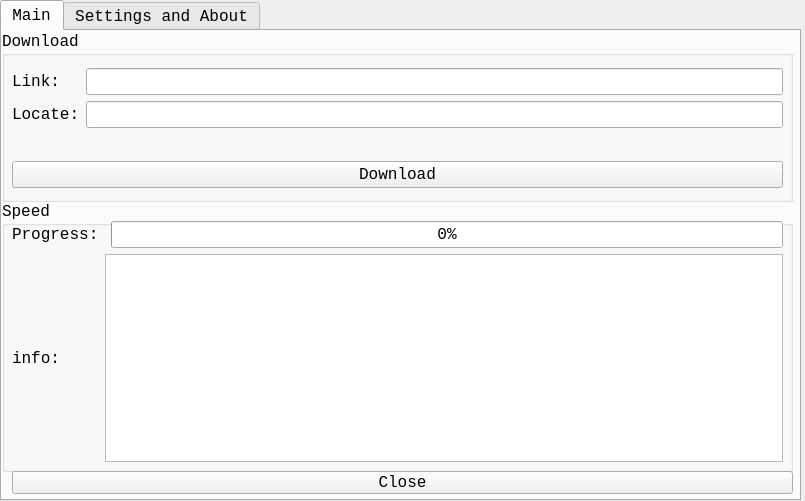
<?xml version="1.0" encoding="UTF-8"?>
<ui version="4.0">
 <class>MainWindow</class>
 <widget class="QMainWindow" name="MainWindow">
  <property name="geometry">
   <rect>
    <x>0</x>
    <y>0</y>
    <width>805</width>
    <height>501</height>
   </rect>
  </property>
  <property name="minimumSize">
   <size>
    <width>805</width>
    <height>501</height>
   </size>
  </property>
  <property name="maximumSize">
   <size>
    <width>805</width>
    <height>501</height>
   </size>
  </property>
  <property name="sizeIncrement">
   <size>
    <width>805</width>
    <height>501</height>
   </size>
  </property>
  <property name="baseSize">
   <size>
    <width>805</width>
    <height>501</height>
   </size>
  </property>
  <property name="font">
   <font>
    <family>Consolas</family>
    <pointsize>14</pointsize>
   </font>
  </property>
  <property name="windowTitle">
   <string>Downlodaer</string>
  </property>
  <property name="windowIcon">
   <iconset theme="1">
    <normaloff>C:/Users/Administrator/.designer/backup</normaloff>C:/Users/Administrator/.designer/backup</iconset>
  </property>
  <widget class="QWidget" name="centralwidget">
   <widget class="QTabWidget" name="tabWidget">
    <property name="geometry">
     <rect>
      <x>0</x>
      <y>0</y>
      <width>801</width>
      <height>501</height>
     </rect>
    </property>
    <property name="minimumSize">
     <size>
      <width>801</width>
      <height>501</height>
     </size>
    </property>
    <property name="maximumSize">
     <size>
      <width>801</width>
      <height>501</height>
     </size>
    </property>
    <property name="font">
     <font>
      <family>Consolas</family>
      <pointsize>12</pointsize>
     </font>
    </property>
    <property name="currentIndex">
     <number>0</number>
    </property>
    <widget class="QWidget" name="tab">
     <property name="cursor">
      <cursorShape>ArrowCursor</cursorShape>
     </property>
     <property name="autoFillBackground">
      <bool>false</bool>
     </property>
     <attribute name="title">
      <string>Main</string>
     </attribute>
     <widget class="QGroupBox" name="groupBox">
      <property name="geometry">
       <rect>
        <x>0</x>
        <y>0</y>
        <width>791</width>
        <height>171</height>
       </rect>
      </property>
      <property name="title">
       <string>Download</string>
      </property>
      <widget class="QWidget" name="verticalLayoutWidget_3">
       <property name="geometry">
        <rect>
         <x>10</x>
         <y>20</y>
         <width>771</width>
         <height>95</height>
        </rect>
       </property>
       <layout class="QVBoxLayout" name="verticalLayout_3">
        <item>
         <layout class="QHBoxLayout" name="horizontalLayout">
          <item>
           <layout class="QVBoxLayout" name="verticalLayout">
            <item>
             <widget class="QLabel" name="label">
              <property name="text">
               <string>Link:</string>
              </property>
             </widget>
            </item>
            <item>
             <widget class="QLabel" name="label_2">
              <property name="text">
               <string>Locate:</string>
              </property>
             </widget>
            </item>
           </layout>
          </item>
          <item>
           <layout class="QVBoxLayout" name="verticalLayout_2">
            <item>
             <widget class="QLineEdit" name="lineEdit"/>
            </item>
            <item>
             <widget class="QLineEdit" name="lineEdit_2"/>
            </item>
           </layout>
          </item>
         </layout>
        </item>
       </layout>
      </widget>
      <widget class="QPushButton" name="pushButton">
       <property name="geometry">
        <rect>
         <x>10</x>
         <y>130</y>
         <width>771</width>
         <height>27</height>
        </rect>
       </property>
       <property name="text">
        <string>Download</string>
       </property>
      </widget>
     </widget>
     <widget class="QGroupBox" name="groupBox_2">
      <property name="geometry">
       <rect>
        <x>0</x>
        <y>170</y>
        <width>791</width>
        <height>271</height>
       </rect>
      </property>
      <property name="title">
       <string>Speed</string>
      </property>
      <widget class="QWidget" name="gridLayoutWidget">
       <property name="geometry">
        <rect>
         <x>10</x>
         <y>20</y>
         <width>771</width>
         <height>241</height>
        </rect>
       </property>
       <layout class="QGridLayout" name="gridLayout">
        <item row="1" column="0">
         <widget class="QLabel" name="label_4">
          <property name="text">
           <string>info:</string>
          </property>
         </widget>
        </item>
        <item row="0" column="0">
         <widget class="QLabel" name="label_3">
          <property name="text">
           <string>Progress:</string>
          </property>
         </widget>
        </item>
        <item row="0" column="2">
         <widget class="QProgressBar" name="progressBar">
          <property name="palette">
           <palette>
            <active>
             <colorrole role="WindowText">
              <brush brushstyle="SolidPattern">
               <color alpha="255">
                <red>85</red>
                <green>0</green>
                <blue>255</blue>
               </color>
              </brush>
             </colorrole>
             <colorrole role="Button">
              <brush brushstyle="SolidPattern">
               <color alpha="255">
                <red>170</red>
                <green>170</green>
                <blue>0</blue>
               </color>
              </brush>
             </colorrole>
             <colorrole role="Light">
              <brush brushstyle="SolidPattern">
               <color alpha="255">
                <red>170</red>
                <green>170</green>
                <blue>127</blue>
               </color>
              </brush>
             </colorrole>
            </active>
            <inactive>
             <colorrole role="WindowText">
              <brush brushstyle="SolidPattern">
               <color alpha="255">
                <red>85</red>
                <green>0</green>
                <blue>255</blue>
               </color>
              </brush>
             </colorrole>
             <colorrole role="Button">
              <brush brushstyle="SolidPattern">
               <color alpha="255">
                <red>170</red>
                <green>170</green>
                <blue>0</blue>
               </color>
              </brush>
             </colorrole>
             <colorrole role="Light">
              <brush brushstyle="SolidPattern">
               <color alpha="255">
                <red>170</red>
                <green>170</green>
                <blue>127</blue>
               </color>
              </brush>
             </colorrole>
            </inactive>
            <disabled>
             <colorrole role="WindowText">
              <brush brushstyle="SolidPattern">
               <color alpha="255">
                <red>120</red>
                <green>120</green>
                <blue>120</blue>
               </color>
              </brush>
             </colorrole>
             <colorrole role="Button">
              <brush brushstyle="SolidPattern">
               <color alpha="255">
                <red>170</red>
                <green>170</green>
                <blue>0</blue>
               </color>
              </brush>
             </colorrole>
             <colorrole role="Light">
              <brush brushstyle="SolidPattern">
               <color alpha="255">
                <red>170</red>
                <green>170</green>
                <blue>127</blue>
               </color>
              </brush>
             </colorrole>
            </disabled>
           </palette>
          </property>
          <property name="value">
           <number>0</number>
          </property>
         </widget>
        </item>
        <item row="1" column="1" colspan="2">
         <widget class="QTextBrowser" name="textBrowser"/>
        </item>
       </layout>
      </widget>
     </widget>
     <widget class="QPushButton" name="pushButton_2">
      <property name="geometry">
       <rect>
        <x>10</x>
        <y>440</y>
        <width>781</width>
        <height>23</height>
       </rect>
      </property>
      <property name="text">
       <string>Close</string>
      </property>
     </widget>
    </widget>
    <widget class="QWidget" name="tab_2">
     <attribute name="title">
      <string>Settings and About</string>
     </attribute>
     <widget class="QTabWidget" name="tabWidget_2">
      <property name="geometry">
       <rect>
        <x>10</x>
        <y>210</y>
        <width>781</width>
        <height>241</height>
       </rect>
      </property>
      <property name="currentIndex">
       <number>0</number>
      </property>
      <widget class="QWidget" name="tab_3">
       <attribute name="title">
        <string>About</string>
       </attribute>
       <widget class="QWidget" name="verticalLayoutWidget_4">
        <property name="geometry">
         <rect>
          <x>10</x>
          <y>10</y>
          <width>761</width>
          <height>191</height>
         </rect>
        </property>
        <layout class="QVBoxLayout" name="verticalLayout_4">
         <item>
          <widget class="QGroupBox" name="groupBox_5">
           <property name="title">
            <string>About</string>
           </property>
           <widget class="QLabel" name="label_7">
            <property name="geometry">
             <rect>
              <x>60</x>
              <y>20</y>
              <width>681</width>
              <height>21</height>
             </rect>
            </property>
            <property name="text">
             <string>(c) 2021 import net.minecraft,All rights resirved.</string>
            </property>
           </widget>
          </widget>
         </item>
         <item>
          <widget class="QGroupBox" name="groupBox_6">
           <property name="title">
            <string>Links</string>
           </property>
           <widget class="QPushButton" name="pushButton_3">
            <property name="geometry">
             <rect>
              <x>60</x>
              <y>30</y>
              <width>691</width>
              <height>23</height>
             </rect>
            </property>
            <property name="text">
             <string>Open Fast Link</string>
            </property>
           </widget>
          </widget>
         </item>
        </layout>
       </widget>
      </widget>
      <widget class="QWidget" name="tab_4">
       <attribute name="title">
        <string>Log</string>
       </attribute>
       <widget class="QTextBrowser" name="textBrowser_2">
        <property name="geometry">
         <rect>
          <x>5</x>
          <y>1</y>
          <width>761</width>
          <height>221</height>
         </rect>
        </property>
       </widget>
      </widget>
     </widget>
     <widget class="QWidget" name="verticalLayoutWidget_5">
      <property name="geometry">
       <rect>
        <x>10</x>
        <y>0</y>
        <width>781</width>
        <height>211</height>
       </rect>
      </property>
      <layout class="QVBoxLayout" name="verticalLayout_5">
       <item>
        <widget class="QLabel" name="label_5">
         <property name="font">
          <font>
           <family>Consolas</family>
           <pointsize>20</pointsize>
          </font>
         </property>
         <property name="text">
          <string>Version:v1.5</string>
         </property>
        </widget>
       </item>
       <item>
        <widget class="QGroupBox" name="groupBox_3">
         <property name="title">
          <string>Spyder Settings</string>
         </property>
         <widget class="QCheckBox" name="checkBox">
          <property name="geometry">
           <rect>
            <x>30</x>
            <y>40</y>
            <width>201</width>
            <height>21</height>
           </rect>
          </property>
          <property name="text">
           <string>Don't use User-Agent</string>
          </property>
         </widget>
         <widget class="QLabel" name="label_6">
          <property name="geometry">
           <rect>
            <x>30</x>
            <y>20</y>
            <width>111</width>
            <height>21</height>
           </rect>
          </property>
          <property name="text">
           <string>User-Agent:</string>
          </property>
         </widget>
         <widget class="QLineEdit" name="lineEdit_3">
          <property name="geometry">
           <rect>
            <x>140</x>
            <y>20</y>
            <width>621</width>
            <height>21</height>
           </rect>
          </property>
         </widget>
        </widget>
       </item>
       <item>
        <widget class="QGroupBox" name="groupBox_4">
         <property name="title">
          <string>Info Settings</string>
         </property>
         <widget class="QCheckBox" name="checkBox_2">
          <property name="geometry">
           <rect>
            <x>30</x>
            <y>20</y>
            <width>201</width>
            <height>16</height>
           </rect>
          </property>
          <property name="text">
           <string>Don't show speed</string>
          </property>
          <property name="checked">
           <bool>false</bool>
          </property>
         </widget>
         <widget class="QCheckBox" name="checkBox_3">
          <property name="geometry">
           <rect>
            <x>30</x>
            <y>40</y>
            <width>201</width>
            <height>16</height>
           </rect>
          </property>
          <property name="text">
           <string>Don't show exceptions</string>
          </property>
          <property name="checked">
           <bool>false</bool>
          </property>
          <property name="tristate">
           <bool>false</bool>
          </property>
         </widget>
        </widget>
       </item>
      </layout>
     </widget>
    </widget>
   </widget>
  </widget>
 </widget>
 <resources/>
 <connections/>
</ui>
